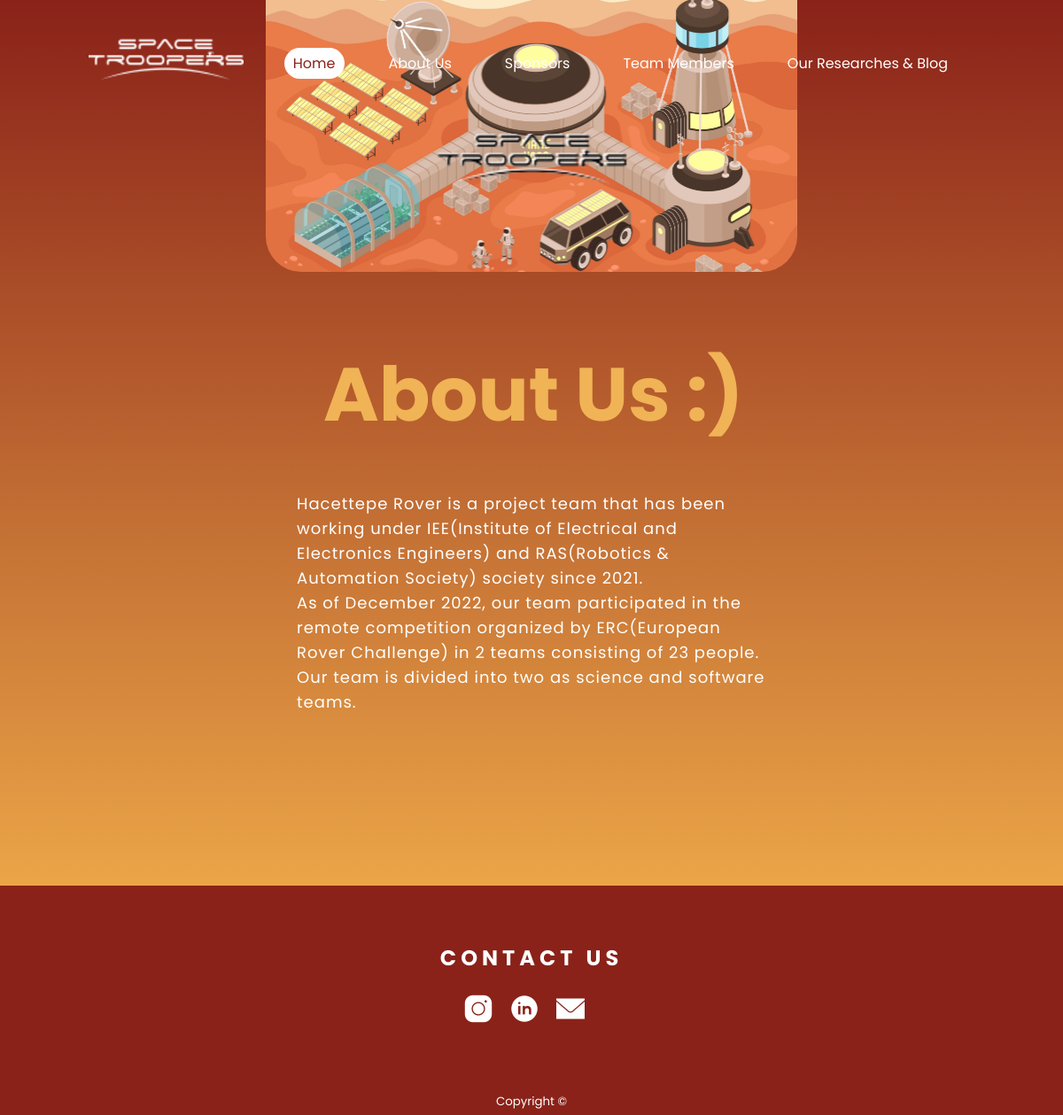
Page /about-us on the committed database.
### blog/models.py (models this page shows, shortened)
class AboutUsImage(models.Model):
    aboutUs = models.ForeignKey(AboutUs, on_delete=models.CASCADE)
    text = models.CharField(max_length=200)
    img = models.ImageField(upload_to='about_us/')
    class Meta:
        managed = True

class AboutUs(models.Model):
    title = models.CharField(max_length=200)
    content = models.TextField()
    pub_date = models.DateTimeField('date published')
    class Meta:
        managed = True

### blog/views.py (the view)
# urls.py: path('about-us', views.aboutUs ,name = 'about_us')
def aboutUs(request):
    queryset = {
        'about_us': AboutUs.objects.get(id = 1),
        'images': AboutUs.objects.get(id = 1).aboutusimage_set.all()
    }
    return render(request, 'about_us.html', queryset)

### blog/templates/about_us.html (shortened to what this page needs)
{% load static %}
<!DOCTYPE html>
<html lang="en">
<head>
    <link rel="stylesheet" href="{% static 'css/aboutus.css' %}">
</head>
<body>
    {% include 'header.html' %}
    <section class="about">
        <div class="content">
            {% for image in images %}
            <img src="{{image.img.url}}" alt="">
            {% endfor %}
            <div class="text"> <br>
            <br> <br> <h1>{{about_us.title}}</h1>
                <p>{{about_us.content|linebreaks}}</p>
            </div>
        </div>
    </section>
    {% include 'footer.html' %}
</body>
</html>

### blog/static/css/aboutus.css (style rules this page uses)
* { margin: 0; padding: 0; font-family: 'Poppins', sans-serif; box-sizing: border-box; }
body { min-height: 150vh; background: linear-gradient(#8A2219, #F1AD4A); }
.about { width: 100%; height: 100vh; display: flex; justify-content: center; align-items: center; }
.about .content img { height: auto; width: 600px; max-width: 100%; border-radius: 40px; }
.text { width: 550px; max-width: 100%; padding: 0 10px; }
.content { width: 1280px; max-width: 95%; margin: 0 auto; display: flex; flex-wrap: wrap; align-items: center; justify-content: space-around; }
.text h1 { color: #f0b356; font-size: 85px; margin-bottom: 20px; text-transform: capitalize; transform: translateX(30px); }
.text p { color: #fff; font-size: 18px; line-height: 28px; letter-spacing: 1px; margin-bottom: 45px; }

### blog/static/css/style.css (style rules this page uses)
* { margin: 0; padding: 0; font-family: 'Poppins', sans-serif; box-sizing: border-box; }
body { min-height: 100vh; background: linear-gradient(#8A2219,#F1AD4A); }
section { position: relative; width: 100%; height: 100vh; padding: 100px; display: flex; justify-content: center; align-items: center; }

### rows in the picture
AboutUsImage: img (picture)
AboutUs: title "About Us :)", content "Hacettepe Rover is a project team that has been working under IEE(Institute of Electrical and Electronics Engineers) and RAS(Robotics & Automation Society) society since 2021. As of December 2022, our team participated in the remote competition organized by ERC(European Rover Challenge) in 2 teams consisting of 23 people. Our team is divided into two as science and software teams."
